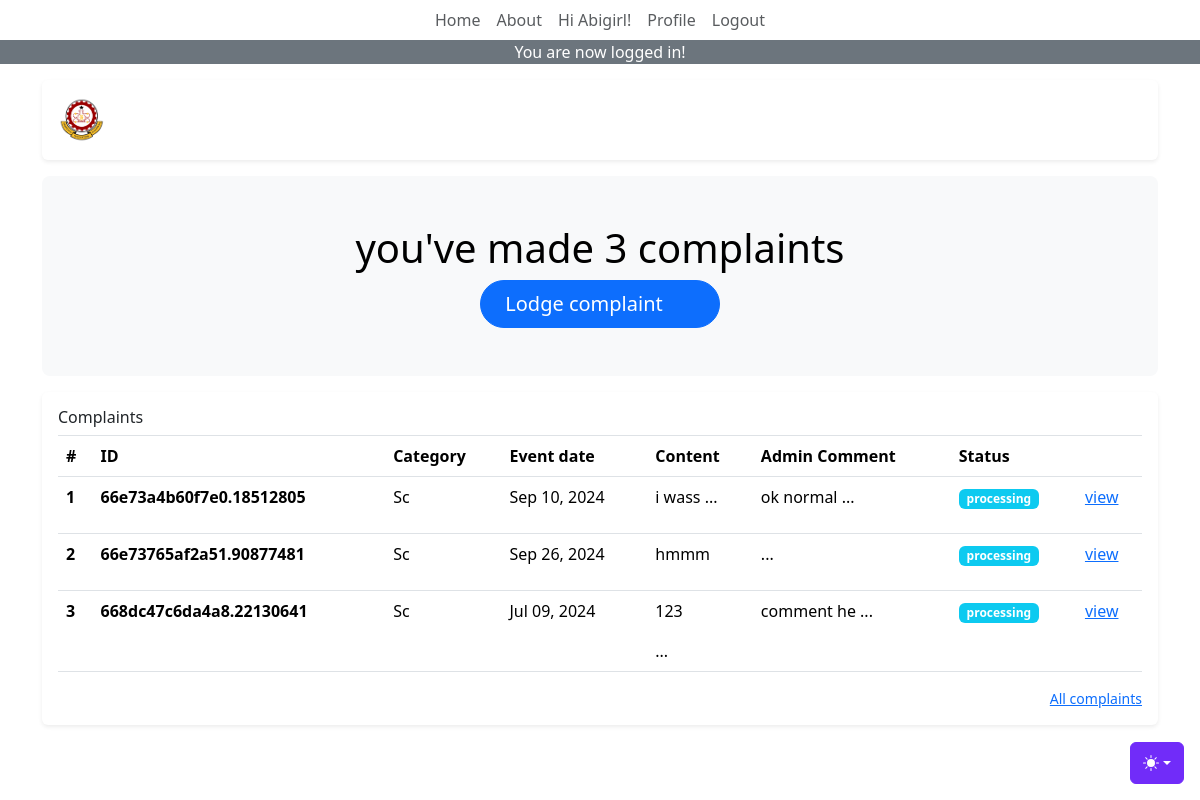
The app's page /board (signed in) with its own data.
### tables this page shows
CREATE TABLE `complaints` (
  `id` int(11) NOT NULL,
  `complaint_id` varchar(200) DEFAULT NULL,
  `student_id` varchar(200) DEFAULT NULL,
  `category_id` int(11) DEFAULT NULL,
  `complaint_document` text DEFAULT NULL,
  `complaint_message` text NOT NULL,
  `complaint_comment` text DEFAULT NULL,
  `admin_comment` text NOT NULL,
  `complaint_date` date DEFAULT NULL,
  `complaint_status` tinyint(4) NOT NULL DEFAULT 0,
  `createdAt` timestamp NOT NULL DEFAULT current_timestamp(),
  `updatedAt` datetime DEFAULT NULL ON UPDATE current_timestamp(),
  `trash` tinyint(1) NOT NULL DEFAULT 0
);

CREATE TABLE `categories` (
  `id` bigint(20) NOT NULL,
  `category` varchar(255) DEFAULT NULL,
  `createdAt` timestamp NOT NULL DEFAULT current_timestamp(),
  `updatedAt` datetime DEFAULT NULL ON UPDATE current_timestamp()
);

### helpers/helpers.php (the view, shortened to what this page needs)
<?php
function pretty_date($date){
	return date("M d, Y h:i A", strtotime($date));
}
function pretty_date_only($date){
	return date("M d, Y", strtotime($date));
}
function get_complaint_per_student($student_id) {
	global $conn;
	$output = '
		<table class="table">
		  <thead>
		    <tr>
		      <th scope="col">#</th>
		      <th scope="col">ID</th>
		      <th scope="col">Category</th>
		      <th scope="col">Event date</th>
		      <th scope="col">Content</th>
		      <th scope="col">Admin Comment</th>
		      <th scope="col">Status</th>
		      <th scope="col"></th>
		    </tr>
		  </thead>
		  <tbody>
	';
	$query = "
		SELECT *, complaints.id AS cid FROM complaints
		INNER JOIN categories
		ON categories.id = complaints.category_id
		WHERE complaints.student_id = ?
		AND complaints.trash = ?
		ORDER BY complaints.createdAt DESC
	";
	$statement = $conn->prepare($query);
	$statement->execute(
		[$student_id, 0]
	);
	$resutl = $statement->fetchAll();
	if ($statement->rowCount() > 0) {
		$i = 1;
		foreach ($resutl as $row) {
			$status = "new";
	        $status_bg = "warning";
	        $comment = '';
	        if ($row['complaint_status'] == 1) {
	            $status = "processing";
	            $status_bg = "info";
	        } else if ($row['complaint_status'] == 2) {
	            $status = "Done";
	            $status_bg = "success";
	            $comment = "
	            	<br>
	            	<a href='?comment=".$row['complaint_id']."' class='badge bg-dark'>Comment ...</a>
	            ";
	        }
			$output .= '
				<tr>
				    <th scope="row">' . $i . '</th>
				    <th scope="row">' . $row["complaint_id"].'</th>
				    <td>'.ucwords($row["category"]).'</td>
				    <td>'.pretty_date_only($row["complaint_date"]).'</td>
				    <td>' . substr($row["complaint_message"], 0, 10) . ' ...</td>
				    <td>' . substr($row["admin_comment"], 0, 10) . ' ...</td>
				    <td>
				    	<span class="badge bg-'.$status_bg.'">'.$status.'</span>
				    	' . $comment . '
				    </td>
				    <td><a href="javascript:;" data-bs-toggle="modal" data-bs-target="#complaintModal_'.$row["cid"].'">view</a></td>
				</tr>
				<div class="modal fade" id="complaintModal_'.$row["cid"].'" tabindex="-1" aria-labelledby="complaintModalLabel_'.$row["cid"].'" aria-hidden="true">
				  	<div class="modal-dialog modal-lg">
				    	<div class="modal-content">
				      		<div class="modal-header">
					        	<h1 class="modal-title fs-5" id="complaintModalLabel_'.$row["cid"].'">Complaint on '.pretty_date($row["createdAt"]).'</h1>
					        	<button type="button" class="btn-close" data-bs-dismiss="modal" aria-label="Close"></button>
					      	</div>
					      	<div class="modal-body">
					      		Category: '.ucwords($row["category"]).'
					      		<br>
					      		Event Date: '.pretty_date_only($row["complaint_date"]).'
					      		<br>
					      		Status: <span class="badge bg-'.$status_bg.'">'.$status.'</span>
					      		<br>
					      		Your comment: <span>'.$row["complaint_comment"].'</span>
					      		<hr>
					        	' . nl2br($row['complaint_message']) . '
					        	<hr>
					        	Admin comment: <span>'.$row["admin_comment"].'</span>
					      	</div>
					      	<div class="modal-footer">
					        	<button type="button" class="btn btn-secondary" data-bs-dismiss="modal">Close</button>
					        	<a href="' . PROOT . 'board?delete=' . $row["cid"] . '" class="btn btn-danger">Delete</a>
					      	</div>
					    </div>
				  	</div>
				</div>
			';
			$i++;
		}
		$output .= '
			</tbody>
				</table>
		';
	} else {
		$output = '
			<div class="alert alert-primary" role="alert">
				You have no complaints yet.
			</div>
		';
	}
	return $output;
}

### records on screen
complaints: complaint "66e73a4b60f7e0.18512805", category.category "Sc", complaint_date "Sep 10, 2024", complaint_message "i wass", admin_comment "ok normal", complaint_status "processing"
complaints: complaint "66e73765af2a51.90877481", category.category "Sc", complaint_date "Sep 26, 2024", complaint_message "hmmm", complaint_status "processing"
complaints: complaint "668dc47c6da4a8.22130641", category.category "Sc", complaint_date "Jul 09, 2024", complaint_message "123", admin_comment "comment he", complaint_status "processing"

### other values on screen
$user_data['first'] "Abigirl"
$_SESSION['flash_success'] "You are now logged in!"
count_complaints_per_students($user_id) "3"
